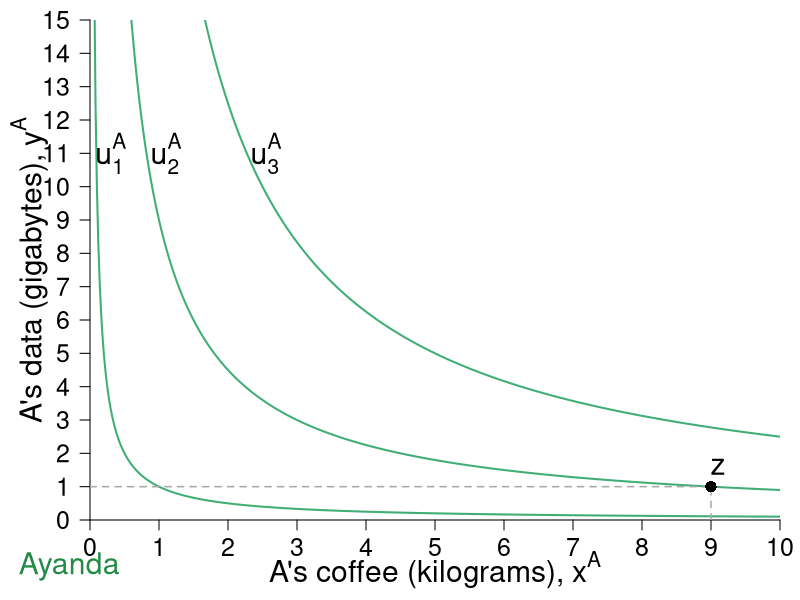

The R source for this figure:
require(shape)
#pdf(file = "property_fig1aSTEP1.pdf", width = 9, height = 7)
#pdf(file = "property_fig1aSTEP2.pdf", width = 9, height = 7)
pdf(file = "property/property_fig1a.pdf", width = 9, height = 7)

#Set parameters for graphics
#Annotation is bigger because it is a 3-panel figure
axislabelsize <- 1.8
annotatesize <- 1.8
labelsize <- 1.5
graphlinewidth <- 2
segmentlinewidth <- 1.5
namesize <- 1.8

COLA <- c("#99d8c9","#66c2a4","#41ae76", "#238b45", "#005824")
COLB <- c("#4eb3d3", "#2b8cbe", "#0868ac","#084081")

uA <- function(x, y, alpha = 0.5, lambda = 0) {
  (x^(alpha)*y^(1 - alpha))^(1-lambda)*((10 - x)^(alpha)*(15 - y)^(1 - alpha))^lambda
}

indiffcurveA1 <- function(x, U = 3, A = 1, a = 0.5) {
  ((((U-2)/A)*(1/x)^a)^(1/(1-a)))
}

indiffcurveA2 <- function(x, U = 3, A = 1, a = 0.5) {
  (((U/A)*(1/x)^a)^(1/(1-a)))
}

indiffcurveA3 <- function(x, U = 3, A = 1, a = 0.5) {
  ((((U+2)/A)*(1/x)^a)^(1/(1-a)))
}

#Aisha happens to have found 8 coffee and 2 data, 
#and Betty happens to have found 2 coffee and 13 data. 
#Aisha's utility (8^0.5)*(2^0.5) = 4
#Betty's utility (2^0.5)*(13^0.5) = 5.09

#COL <- c("#1B9E77", "#D95F02", "#7570B3", "#E7298A", "#66A61E", "#E6AB02", "#A6761D", "#666666")
#COL <- c("#7fc97f", "#beaed4", "#fdc086", "#ffff99")
#COL <- c("#99d8c9","#66c2a4","#41ae76", "#238b45", "#005824")
par(mar =  c(4, 4.5, 1, 1))
xlims <- c(0, 10)
ylims <- c(0, 15)



plot(0, 0, xlim = xlims, ylim = ylims, type = "n",
     xlab = "",
     ylab = "",
     xaxt = "n", 
     yaxt = "n", 
     cex.lab = axislabelsize, 
     bty = "n",
     xaxs="i", 
     yaxs="i")

#mtext(expression(paste("A's coffee (kilograms), ", x^A)), side=1, line = 2.5, cex = axislabelsize)
text(0.5*xlims[2], -1.5, expression(paste("A's coffee (kilograms), ", x^A)), xpd = TRUE, cex = axislabelsize) 
text(-0.88, 0.5*ylims[2], expression(paste("A's data (gigabytes), ", y^A)), xpd = TRUE, cex = axislabelsize, srt = 90) 


npts <- 500 
npts2 <- 501
#Specify the sequences of points for graphing. 
xx1 <- seq(xlims[1], xlims[2], length.out = npts)
#xx2 <- seq(xlims[1], xlims[2], length.out = npts)
#xx3 <- seq(xlims[1], xlims[2], length.out = npts2)
#xx4 <- seq(xlims[1], 10, length.out = npts2)

#Draw the lines for the graphs
lines(xx1, indiffcurveA1(xx1), col = COLA[3], lwd = graphlinewidth)
lines(xx1, indiffcurveA2(xx1), col = COLA[3], lwd = graphlinewidth)
lines(xx1, indiffcurveA3(xx1), col = COLA[3], lwd = graphlinewidth)
#lines(xx2, solowCondition(xx2, delta = 5), col = COL[3], lwd = 4)
#lines(xx2, solowInfeas(xx2, delta = 5), col = COL[1], lwd = 4, lty = 2)

#Customize ticks and labels for the plot
ticksy <- seq(from = 0, to = 15, by = 1)
ylabels <- seq(from = 0, to = 15, by = 1)
ticksx <- seq(from = 0, to = 10, by = 1)
xlabels <- seq(from = 0, to = 10, by = 1)
axis(1, at = ticksx, pos = 0, labels = xlabels, cex.axis = labelsize)
axis(2, at = ticksy, pos = 0, labels = ylabels, las = 1, cex.axis = labelsize)

#Annotation of the three graphs and the NE
text(0.3, 11, expression(u[1]^A), cex = annotatesize)
text(1.1, 11, expression(u[2]^A), cex = annotatesize)
text(2.55, 11, expression(u[3]^A), cex = annotatesize)
#text(16, 0.52, expression(paste("Nash Equilibrium")))

#Line to label B's endowment
segments(0, 1, 9, 1, lty = 2, col = "darkgray", lwd = segmentlinewidth)
segments(9, 0, 9, 1, lty = 2, col = "darkgray", lwd = segmentlinewidth)

#Add a point for Aisha's endowment
points(9, 1, pch = 16, col = "black", cex = 1.5)

#Annotating line of 100% quality
text(9.1, 1.6, expression(z), cex = annotatesize)

text(-0.3, -1.4, expression("Ayanda"), xpd = TRUE, cex = namesize, col = COLA[4])
#text(10.4, 16.4, expression("Bongani"), xpd = TRUE, cex = namesize, col = COLB[4])

#Arrow to Slope of BRF
#Arrows(14.2, 0.12, 12.2, 0.12, col = "black", lty = 1, lwd = 2, arr.type = "triangle")
#text(16.8, 0.12, expression(paste("Slope = ", q[p])))

#Arrow to Slope of isoprofit
#Arrows(13, 0.80, 15, 0.80, col = "black", lty = 1, lwd = 2, arr.type = "triangle")
#text(10.2, 0.80, expression(paste("Slope = ", frac(q, p))))

dev.off()
